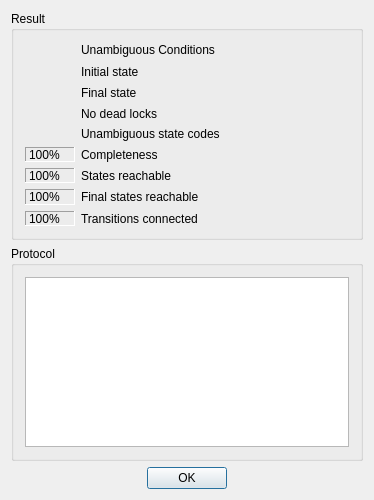
<?xml version="1.0" encoding="UTF-8"?>
<ui version="4.0">
 <author>Stefan Duffner</author>
 <class>ICheckDlg</class>
 <widget class="QDialog" name="ICheckDlg">
  <property name="geometry">
   <rect>
    <x>0</x>
    <y>0</y>
    <width>374</width>
    <height>500</height>
   </rect>
  </property>
  <property name="windowTitle">
   <string>Integrity Check</string>
  </property>
  <layout class="QVBoxLayout">
   <item>
    <widget class="Q3ButtonGroup" name="ButtonGroup11">
     <property name="minimumSize">
      <size>
       <width>20</width>
       <height>20</height>
      </size>
     </property>
     <property name="title">
      <string>Result</string>
     </property>
     <layout class="QHBoxLayout">
      <property name="spacing">
       <number>6</number>
      </property>
      <property name="margin">
       <number>11</number>
      </property>
      <item>
       <layout class="QGridLayout">
        <property name="margin">
         <number>0</number>
        </property>
        <property name="spacing">
         <number>6</number>
        </property>
        <item row="9" column="0">
         <widget class="QLabel" name="lb_transconnected_val">
          <property name="frameShape">
           <enum>QFrame::Panel</enum>
          </property>
          <property name="frameShadow">
           <enum>QFrame::Sunken</enum>
          </property>
          <property name="text">
           <string>100%</string>
          </property>
          <property name="wordWrap">
           <bool>false</bool>
          </property>
         </widget>
        </item>
        <item row="6" column="0">
         <widget class="QLabel" name="lb_completeness_val">
          <property name="frameShape">
           <enum>QFrame::Panel</enum>
          </property>
          <property name="frameShadow">
           <enum>QFrame::Sunken</enum>
          </property>
          <property name="text">
           <string>100%</string>
          </property>
          <property name="wordWrap">
           <bool>false</bool>
          </property>
         </widget>
        </item>
        <item row="9" column="1">
         <widget class="QLabel" name="lb_transconnected">
          <property name="sizePolicy">
           <sizepolicy hsizetype="Expanding" vsizetype="Preferred">
            <horstretch>0</horstretch>
            <verstretch>0</verstretch>
           </sizepolicy>
          </property>
          <property name="text">
           <string>Transitions connected</string>
          </property>
          <property name="wordWrap">
           <bool>false</bool>
          </property>
         </widget>
        </item>
        <item row="7" column="0">
         <widget class="QLabel" name="lb_statesreachable_val">
          <property name="frameShape">
           <enum>QFrame::Panel</enum>
          </property>
          <property name="frameShadow">
           <enum>QFrame::Sunken</enum>
          </property>
          <property name="text">
           <string>100%</string>
          </property>
          <property name="wordWrap">
           <bool>false</bool>
          </property>
         </widget>
        </item>
        <item row="3" column="1">
         <widget class="QLabel" name="lb_deadlocks">
          <property name="sizePolicy">
           <sizepolicy hsizetype="Expanding" vsizetype="Preferred">
            <horstretch>0</horstretch>
            <verstretch>0</verstretch>
           </sizepolicy>
          </property>
          <property name="text">
           <string>No dead locks</string>
          </property>
          <property name="wordWrap">
           <bool>false</bool>
          </property>
         </widget>
        </item>
        <item row="7" column="1">
         <widget class="QLabel" name="lb_statesreachable">
          <property name="sizePolicy">
           <sizepolicy hsizetype="Expanding" vsizetype="Preferred">
            <horstretch>0</horstretch>
            <verstretch>0</verstretch>
           </sizepolicy>
          </property>
          <property name="text">
           <string>States reachable</string>
          </property>
          <property name="wordWrap">
           <bool>false</bool>
          </property>
         </widget>
        </item>
        <item row="6" column="1">
         <widget class="QLabel" name="lb_completeness">
          <property name="text">
           <string>Completeness</string>
          </property>
          <property name="wordWrap">
           <bool>false</bool>
          </property>
         </widget>
        </item>
        <item row="0" column="1">
         <widget class="QLabel" name="lb_unambcond">
          <property name="sizePolicy">
           <sizepolicy hsizetype="Expanding" vsizetype="Preferred">
            <horstretch>0</horstretch>
            <verstretch>0</verstretch>
           </sizepolicy>
          </property>
          <property name="text">
           <string>Unambiguous Conditions</string>
          </property>
          <property name="wordWrap">
           <bool>false</bool>
          </property>
         </widget>
        </item>
        <item row="0" column="0">
         <widget class="QLabel" name="pm_unambcond">
          <property name="sizePolicy">
           <sizepolicy hsizetype="MinimumExpanding" vsizetype="MinimumExpanding">
            <horstretch>0</horstretch>
            <verstretch>0</verstretch>
           </sizepolicy>
          </property>
          <property name="minimumSize">
           <size>
            <width>20</width>
            <height>20</height>
           </size>
          </property>
          <property name="maximumSize">
           <size>
            <width>50</width>
            <height>50</height>
           </size>
          </property>
          <property name="pixmap">
           <pixmap/>
          </property>
          <property name="scaledContents">
           <bool>false</bool>
          </property>
          <property name="alignment">
           <set>Qt::AlignCenter</set>
          </property>
          <property name="wordWrap">
           <bool>false</bool>
          </property>
         </widget>
        </item>
        <item row="1" column="1">
         <widget class="QLabel" name="lb_startstate">
          <property name="sizePolicy">
           <sizepolicy hsizetype="Expanding" vsizetype="Preferred">
            <horstretch>0</horstretch>
            <verstretch>0</verstretch>
           </sizepolicy>
          </property>
          <property name="text">
           <string>Initial state</string>
          </property>
          <property name="wordWrap">
           <bool>false</bool>
          </property>
         </widget>
        </item>
        <item row="8" column="1">
         <widget class="QLabel" name="lb_endstatesreachable">
          <property name="sizePolicy">
           <sizepolicy hsizetype="Expanding" vsizetype="Preferred">
            <horstretch>0</horstretch>
            <verstretch>0</verstretch>
           </sizepolicy>
          </property>
          <property name="text">
           <string>Final states reachable</string>
          </property>
          <property name="wordWrap">
           <bool>false</bool>
          </property>
         </widget>
        </item>
        <item row="2" column="0">
         <widget class="QLabel" name="pm_endstate">
          <property name="sizePolicy">
           <sizepolicy hsizetype="MinimumExpanding" vsizetype="MinimumExpanding">
            <horstretch>0</horstretch>
            <verstretch>0</verstretch>
           </sizepolicy>
          </property>
          <property name="minimumSize">
           <size>
            <width>20</width>
            <height>20</height>
           </size>
          </property>
          <property name="maximumSize">
           <size>
            <width>50</width>
            <height>50</height>
           </size>
          </property>
          <property name="pixmap">
           <pixmap/>
          </property>
          <property name="scaledContents">
           <bool>false</bool>
          </property>
          <property name="alignment">
           <set>Qt::AlignCenter</set>
          </property>
          <property name="wordWrap">
           <bool>false</bool>
          </property>
         </widget>
        </item>
        <item row="8" column="0">
         <widget class="QLabel" name="lb_endstatesreachable_val">
          <property name="frameShape">
           <enum>QFrame::Panel</enum>
          </property>
          <property name="frameShadow">
           <enum>QFrame::Sunken</enum>
          </property>
          <property name="text">
           <string>100%</string>
          </property>
          <property name="wordWrap">
           <bool>false</bool>
          </property>
         </widget>
        </item>
        <item row="1" column="0">
         <widget class="QLabel" name="pm_startstate">
          <property name="sizePolicy">
           <sizepolicy hsizetype="MinimumExpanding" vsizetype="MinimumExpanding">
            <horstretch>0</horstretch>
            <verstretch>0</verstretch>
           </sizepolicy>
          </property>
          <property name="minimumSize">
           <size>
            <width>20</width>
            <height>20</height>
           </size>
          </property>
          <property name="maximumSize">
           <size>
            <width>50</width>
            <height>50</height>
           </size>
          </property>
          <property name="pixmap">
           <pixmap/>
          </property>
          <property name="scaledContents">
           <bool>false</bool>
          </property>
          <property name="alignment">
           <set>Qt::AlignCenter</set>
          </property>
          <property name="wordWrap">
           <bool>false</bool>
          </property>
         </widget>
        </item>
        <item row="2" column="1">
         <widget class="QLabel" name="lb_endstate">
          <property name="sizePolicy">
           <sizepolicy hsizetype="Expanding" vsizetype="Preferred">
            <horstretch>0</horstretch>
            <verstretch>0</verstretch>
           </sizepolicy>
          </property>
          <property name="text">
           <string>Final state</string>
          </property>
          <property name="wordWrap">
           <bool>false</bool>
          </property>
         </widget>
        </item>
        <item row="3" column="0">
         <widget class="QLabel" name="pm_deadlocks">
          <property name="sizePolicy">
           <sizepolicy hsizetype="MinimumExpanding" vsizetype="MinimumExpanding">
            <horstretch>0</horstretch>
            <verstretch>0</verstretch>
           </sizepolicy>
          </property>
          <property name="minimumSize">
           <size>
            <width>20</width>
            <height>20</height>
           </size>
          </property>
          <property name="maximumSize">
           <size>
            <width>50</width>
            <height>50</height>
           </size>
          </property>
          <property name="pixmap">
           <pixmap/>
          </property>
          <property name="scaledContents">
           <bool>false</bool>
          </property>
          <property name="alignment">
           <set>Qt::AlignCenter</set>
          </property>
          <property name="wordWrap">
           <bool>false</bool>
          </property>
         </widget>
        </item>
        <item row="4" column="0">
         <widget class="QLabel" name="pm_statecodes">
          <property name="text">
           <string/>
          </property>
          <property name="alignment">
           <set>Qt::AlignCenter</set>
          </property>
         </widget>
        </item>
        <item row="4" column="1">
         <widget class="QLabel" name="lb_statecodes">
          <property name="text">
           <string>Unambiguous state codes</string>
          </property>
         </widget>
        </item>
       </layout>
      </item>
     </layout>
    </widget>
   </item>
   <item>
    <widget class="QGroupBox" name="groupBox">
     <property name="sizePolicy">
      <sizepolicy hsizetype="Preferred" vsizetype="Expanding">
       <horstretch>0</horstretch>
       <verstretch>0</verstretch>
      </sizepolicy>
     </property>
     <property name="title">
      <string>Protocol</string>
     </property>
     <layout class="QHBoxLayout">
      <item>
       <widget class="QTextBrowser" name="tb_protocol">
        <property name="sizePolicy">
         <sizepolicy hsizetype="Expanding" vsizetype="Expanding">
          <horstretch>0</horstretch>
          <verstretch>0</verstretch>
         </sizepolicy>
        </property>
       </widget>
      </item>
     </layout>
    </widget>
   </item>
   <item>
    <layout class="QHBoxLayout">
     <property name="spacing">
      <number>6</number>
     </property>
     <property name="margin">
      <number>0</number>
     </property>
     <item>
      <spacer>
       <property name="orientation">
        <enum>Qt::Horizontal</enum>
       </property>
       <property name="sizeType">
        <enum>QSizePolicy::Expanding</enum>
       </property>
       <property name="sizeHint" stdset="0">
        <size>
         <width>20</width>
         <height>20</height>
        </size>
       </property>
      </spacer>
     </item>
     <item>
      <widget class="QPushButton" name="pb_ok">
       <property name="text">
        <string>OK</string>
       </property>
       <property name="default">
        <bool>true</bool>
       </property>
      </widget>
     </item>
     <item>
      <spacer>
       <property name="orientation">
        <enum>Qt::Horizontal</enum>
       </property>
       <property name="sizeType">
        <enum>QSizePolicy::Expanding</enum>
       </property>
       <property name="sizeHint" stdset="0">
        <size>
         <width>20</width>
         <height>20</height>
        </size>
       </property>
      </spacer>
     </item>
    </layout>
   </item>
  </layout>
 </widget>
 <layoutdefault spacing="6" margin="11"/>
 <customwidgets>
  <customwidget>
   <class>Q3GroupBox</class>
   <extends>QGroupBox</extends>
   <header>Qt3Support/Q3GroupBox</header>
   <container>1</container>
  </customwidget>
  <customwidget>
   <class>Q3ButtonGroup</class>
   <extends>Q3GroupBox</extends>
   <header>Qt3Support/Q3ButtonGroup</header>
   <container>1</container>
  </customwidget>
 </customwidgets>
 <resources/>
 <connections>
  <connection>
   <sender>pb_ok</sender>
   <signal>clicked()</signal>
   <receiver>ICheckDlg</receiver>
   <slot>accept()</slot>
   <hints>
    <hint type="sourcelabel">
     <x>20</x>
     <y>20</y>
    </hint>
    <hint type="destinationlabel">
     <x>20</x>
     <y>20</y>
    </hint>
   </hints>
  </connection>
 </connections>
</ui>
